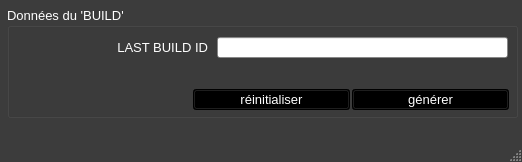
<?xml version="1.0" encoding="UTF-8"?>
<ui version="4.0">
 <class>YerothERPSQLUpgradeWindow</class>
 <widget class="QMainWindow" name="YerothERPSQLUpgradeWindow">
  <property name="geometry">
   <rect>
    <x>0</x>
    <y>0</y>
    <width>522</width>
    <height>162</height>
   </rect>
  </property>
  <property name="palette">
   <palette>
    <active>
     <colorrole role="WindowText">
      <brush brushstyle="SolidPattern">
       <color alpha="255">
        <red>255</red>
        <green>255</green>
        <blue>255</blue>
       </color>
      </brush>
     </colorrole>
     <colorrole role="Button">
      <brush brushstyle="SolidPattern">
       <color alpha="255">
        <red>60</red>
        <green>60</green>
        <blue>60</blue>
       </color>
      </brush>
     </colorrole>
     <colorrole role="Light">
      <brush brushstyle="SolidPattern">
       <color alpha="255">
        <red>90</red>
        <green>90</green>
        <blue>90</blue>
       </color>
      </brush>
     </colorrole>
     <colorrole role="Midlight">
      <brush brushstyle="SolidPattern">
       <color alpha="255">
        <red>75</red>
        <green>75</green>
        <blue>75</blue>
       </color>
      </brush>
     </colorrole>
     <colorrole role="Dark">
      <brush brushstyle="SolidPattern">
       <color alpha="255">
        <red>30</red>
        <green>30</green>
        <blue>30</blue>
       </color>
      </brush>
     </colorrole>
     <colorrole role="Mid">
      <brush brushstyle="SolidPattern">
       <color alpha="255">
        <red>40</red>
        <green>40</green>
        <blue>40</blue>
       </color>
      </brush>
     </colorrole>
     <colorrole role="Text">
      <brush brushstyle="SolidPattern">
       <color alpha="255">
        <red>255</red>
        <green>255</green>
        <blue>255</blue>
       </color>
      </brush>
     </colorrole>
     <colorrole role="BrightText">
      <brush brushstyle="SolidPattern">
       <color alpha="255">
        <red>255</red>
        <green>255</green>
        <blue>255</blue>
       </color>
      </brush>
     </colorrole>
     <colorrole role="ButtonText">
      <brush brushstyle="SolidPattern">
       <color alpha="255">
        <red>255</red>
        <green>255</green>
        <blue>255</blue>
       </color>
      </brush>
     </colorrole>
     <colorrole role="Base">
      <brush brushstyle="SolidPattern">
       <color alpha="255">
        <red>0</red>
        <green>0</green>
        <blue>0</blue>
       </color>
      </brush>
     </colorrole>
     <colorrole role="Window">
      <brush brushstyle="SolidPattern">
       <color alpha="255">
        <red>60</red>
        <green>60</green>
        <blue>60</blue>
       </color>
      </brush>
     </colorrole>
     <colorrole role="Shadow">
      <brush brushstyle="SolidPattern">
       <color alpha="255">
        <red>0</red>
        <green>0</green>
        <blue>0</blue>
       </color>
      </brush>
     </colorrole>
     <colorrole role="AlternateBase">
      <brush brushstyle="SolidPattern">
       <color alpha="255">
        <red>30</red>
        <green>30</green>
        <blue>30</blue>
       </color>
      </brush>
     </colorrole>
     <colorrole role="ToolTipBase">
      <brush brushstyle="SolidPattern">
       <color alpha="255">
        <red>255</red>
        <green>255</green>
        <blue>220</blue>
       </color>
      </brush>
     </colorrole>
     <colorrole role="ToolTipText">
      <brush brushstyle="SolidPattern">
       <color alpha="255">
        <red>0</red>
        <green>0</green>
        <blue>0</blue>
       </color>
      </brush>
     </colorrole>
    </active>
    <inactive>
     <colorrole role="WindowText">
      <brush brushstyle="SolidPattern">
       <color alpha="255">
        <red>255</red>
        <green>255</green>
        <blue>255</blue>
       </color>
      </brush>
     </colorrole>
     <colorrole role="Button">
      <brush brushstyle="SolidPattern">
       <color alpha="255">
        <red>60</red>
        <green>60</green>
        <blue>60</blue>
       </color>
      </brush>
     </colorrole>
     <colorrole role="Light">
      <brush brushstyle="SolidPattern">
       <color alpha="255">
        <red>90</red>
        <green>90</green>
        <blue>90</blue>
       </color>
      </brush>
     </colorrole>
     <colorrole role="Midlight">
      <brush brushstyle="SolidPattern">
       <color alpha="255">
        <red>75</red>
        <green>75</green>
        <blue>75</blue>
       </color>
      </brush>
     </colorrole>
     <colorrole role="Dark">
      <brush brushstyle="SolidPattern">
       <color alpha="255">
        <red>30</red>
        <green>30</green>
        <blue>30</blue>
       </color>
      </brush>
     </colorrole>
     <colorrole role="Mid">
      <brush brushstyle="SolidPattern">
       <color alpha="255">
        <red>40</red>
        <green>40</green>
        <blue>40</blue>
       </color>
      </brush>
     </colorrole>
     <colorrole role="Text">
      <brush brushstyle="SolidPattern">
       <color alpha="255">
        <red>255</red>
        <green>255</green>
        <blue>255</blue>
       </color>
      </brush>
     </colorrole>
     <colorrole role="BrightText">
      <brush brushstyle="SolidPattern">
       <color alpha="255">
        <red>255</red>
        <green>255</green>
        <blue>255</blue>
       </color>
      </brush>
     </colorrole>
     <colorrole role="ButtonText">
      <brush brushstyle="SolidPattern">
       <color alpha="255">
        <red>255</red>
        <green>255</green>
        <blue>255</blue>
       </color>
      </brush>
     </colorrole>
     <colorrole role="Base">
      <brush brushstyle="SolidPattern">
       <color alpha="255">
        <red>0</red>
        <green>0</green>
        <blue>0</blue>
       </color>
      </brush>
     </colorrole>
     <colorrole role="Window">
      <brush brushstyle="SolidPattern">
       <color alpha="255">
        <red>60</red>
        <green>60</green>
        <blue>60</blue>
       </color>
      </brush>
     </colorrole>
     <colorrole role="Shadow">
      <brush brushstyle="SolidPattern">
       <color alpha="255">
        <red>0</red>
        <green>0</green>
        <blue>0</blue>
       </color>
      </brush>
     </colorrole>
     <colorrole role="AlternateBase">
      <brush brushstyle="SolidPattern">
       <color alpha="255">
        <red>30</red>
        <green>30</green>
        <blue>30</blue>
       </color>
      </brush>
     </colorrole>
     <colorrole role="ToolTipBase">
      <brush brushstyle="SolidPattern">
       <color alpha="255">
        <red>255</red>
        <green>255</green>
        <blue>220</blue>
       </color>
      </brush>
     </colorrole>
     <colorrole role="ToolTipText">
      <brush brushstyle="SolidPattern">
       <color alpha="255">
        <red>0</red>
        <green>0</green>
        <blue>0</blue>
       </color>
      </brush>
     </colorrole>
    </inactive>
    <disabled>
     <colorrole role="WindowText">
      <brush brushstyle="SolidPattern">
       <color alpha="255">
        <red>30</red>
        <green>30</green>
        <blue>30</blue>
       </color>
      </brush>
     </colorrole>
     <colorrole role="Button">
      <brush brushstyle="SolidPattern">
       <color alpha="255">
        <red>60</red>
        <green>60</green>
        <blue>60</blue>
       </color>
      </brush>
     </colorrole>
     <colorrole role="Light">
      <brush brushstyle="SolidPattern">
       <color alpha="255">
        <red>90</red>
        <green>90</green>
        <blue>90</blue>
       </color>
      </brush>
     </colorrole>
     <colorrole role="Midlight">
      <brush brushstyle="SolidPattern">
       <color alpha="255">
        <red>75</red>
        <green>75</green>
        <blue>75</blue>
       </color>
      </brush>
     </colorrole>
     <colorrole role="Dark">
      <brush brushstyle="SolidPattern">
       <color alpha="255">
        <red>30</red>
        <green>30</green>
        <blue>30</blue>
       </color>
      </brush>
     </colorrole>
     <colorrole role="Mid">
      <brush brushstyle="SolidPattern">
       <color alpha="255">
        <red>40</red>
        <green>40</green>
        <blue>40</blue>
       </color>
      </brush>
     </colorrole>
     <colorrole role="Text">
      <brush brushstyle="SolidPattern">
       <color alpha="255">
        <red>30</red>
        <green>30</green>
        <blue>30</blue>
       </color>
      </brush>
     </colorrole>
     <colorrole role="BrightText">
      <brush brushstyle="SolidPattern">
       <color alpha="255">
        <red>255</red>
        <green>255</green>
        <blue>255</blue>
       </color>
      </brush>
     </colorrole>
     <colorrole role="ButtonText">
      <brush brushstyle="SolidPattern">
       <color alpha="255">
        <red>30</red>
        <green>30</green>
        <blue>30</blue>
       </color>
      </brush>
     </colorrole>
     <colorrole role="Base">
      <brush brushstyle="SolidPattern">
       <color alpha="255">
        <red>60</red>
        <green>60</green>
        <blue>60</blue>
       </color>
      </brush>
     </colorrole>
     <colorrole role="Window">
      <brush brushstyle="SolidPattern">
       <color alpha="255">
        <red>60</red>
        <green>60</green>
        <blue>60</blue>
       </color>
      </brush>
     </colorrole>
     <colorrole role="Shadow">
      <brush brushstyle="SolidPattern">
       <color alpha="255">
        <red>0</red>
        <green>0</green>
        <blue>0</blue>
       </color>
      </brush>
     </colorrole>
     <colorrole role="AlternateBase">
      <brush brushstyle="SolidPattern">
       <color alpha="255">
        <red>60</red>
        <green>60</green>
        <blue>60</blue>
       </color>
      </brush>
     </colorrole>
     <colorrole role="ToolTipBase">
      <brush brushstyle="SolidPattern">
       <color alpha="255">
        <red>255</red>
        <green>255</green>
        <blue>220</blue>
       </color>
      </brush>
     </colorrole>
     <colorrole role="ToolTipText">
      <brush brushstyle="SolidPattern">
       <color alpha="255">
        <red>0</red>
        <green>0</green>
        <blue>0</blue>
       </color>
      </brush>
     </colorrole>
    </disabled>
   </palette>
  </property>
  <property name="font">
   <font>
    <pointsize>10</pointsize>
   </font>
  </property>
  <property name="windowTitle">
   <string>YEROTH-ERP-3.0 ~ Générer le script 'SQL' pour actualiser la structure de la base de données</string>
  </property>
  <widget class="QWidget" name="centralwidget">
   <widget class="QGroupBox" name="groupBox">
    <property name="geometry">
     <rect>
      <x>7</x>
      <y>7</y>
      <width>511</width>
      <height>111</height>
     </rect>
    </property>
    <property name="title">
     <string>Données du 'BUILD'</string>
    </property>
    <widget class="YerothLineEdit" name="lineEdit_last_build_id">
     <property name="geometry">
      <rect>
       <x>210</x>
       <y>30</y>
       <width>291</width>
       <height>21</height>
      </rect>
     </property>
     <property name="palette">
      <palette>
       <active>
        <colorrole role="WindowText">
         <brush brushstyle="SolidPattern">
          <color alpha="255">
           <red>0</red>
           <green>0</green>
           <blue>0</blue>
          </color>
         </brush>
        </colorrole>
        <colorrole role="Button">
         <brush brushstyle="SolidPattern">
          <color alpha="255">
           <red>189</red>
           <green>189</green>
           <blue>189</blue>
          </color>
         </brush>
        </colorrole>
        <colorrole role="Light">
         <brush brushstyle="SolidPattern">
          <color alpha="255">
           <red>255</red>
           <green>255</green>
           <blue>255</blue>
          </color>
         </brush>
        </colorrole>
        <colorrole role="Midlight">
         <brush brushstyle="SolidPattern">
          <color alpha="255">
           <red>222</red>
           <green>222</green>
           <blue>222</blue>
          </color>
         </brush>
        </colorrole>
        <colorrole role="Dark">
         <brush brushstyle="SolidPattern">
          <color alpha="255">
           <red>94</red>
           <green>94</green>
           <blue>94</blue>
          </color>
         </brush>
        </colorrole>
        <colorrole role="Mid">
         <brush brushstyle="SolidPattern">
          <color alpha="255">
           <red>126</red>
           <green>126</green>
           <blue>126</blue>
          </color>
         </brush>
        </colorrole>
        <colorrole role="Text">
         <brush brushstyle="SolidPattern">
          <color alpha="255">
           <red>0</red>
           <green>0</green>
           <blue>0</blue>
          </color>
         </brush>
        </colorrole>
        <colorrole role="BrightText">
         <brush brushstyle="SolidPattern">
          <color alpha="255">
           <red>255</red>
           <green>255</green>
           <blue>255</blue>
          </color>
         </brush>
        </colorrole>
        <colorrole role="ButtonText">
         <brush brushstyle="SolidPattern">
          <color alpha="255">
           <red>0</red>
           <green>0</green>
           <blue>0</blue>
          </color>
         </brush>
        </colorrole>
        <colorrole role="Base">
         <brush brushstyle="SolidPattern">
          <color alpha="255">
           <red>255</red>
           <green>255</green>
           <blue>255</blue>
          </color>
         </brush>
        </colorrole>
        <colorrole role="Window">
         <brush brushstyle="SolidPattern">
          <color alpha="255">
           <red>189</red>
           <green>189</green>
           <blue>189</blue>
          </color>
         </brush>
        </colorrole>
        <colorrole role="Shadow">
         <brush brushstyle="SolidPattern">
          <color alpha="255">
           <red>0</red>
           <green>0</green>
           <blue>0</blue>
          </color>
         </brush>
        </colorrole>
        <colorrole role="HighlightedText">
         <brush brushstyle="SolidPattern">
          <color alpha="255">
           <red>2</red>
           <green>160</green>
           <blue>70</blue>
          </color>
         </brush>
        </colorrole>
        <colorrole role="AlternateBase">
         <brush brushstyle="SolidPattern">
          <color alpha="255">
           <red>222</red>
           <green>222</green>
           <blue>222</blue>
          </color>
         </brush>
        </colorrole>
        <colorrole role="ToolTipBase">
         <brush brushstyle="SolidPattern">
          <color alpha="255">
           <red>255</red>
           <green>255</green>
           <blue>220</blue>
          </color>
         </brush>
        </colorrole>
        <colorrole role="ToolTipText">
         <brush brushstyle="SolidPattern">
          <color alpha="255">
           <red>0</red>
           <green>0</green>
           <blue>0</blue>
          </color>
         </brush>
        </colorrole>
       </active>
       <inactive>
        <colorrole role="WindowText">
         <brush brushstyle="SolidPattern">
          <color alpha="255">
           <red>0</red>
           <green>0</green>
           <blue>0</blue>
          </color>
         </brush>
        </colorrole>
        <colorrole role="Button">
         <brush brushstyle="SolidPattern">
          <color alpha="255">
           <red>189</red>
           <green>189</green>
           <blue>189</blue>
          </color>
         </brush>
        </colorrole>
        <colorrole role="Light">
         <brush brushstyle="SolidPattern">
          <color alpha="255">
           <red>255</red>
           <green>255</green>
           <blue>255</blue>
          </color>
         </brush>
        </colorrole>
        <colorrole role="Midlight">
         <brush brushstyle="SolidPattern">
          <color alpha="255">
           <red>222</red>
           <green>222</green>
           <blue>222</blue>
          </color>
         </brush>
        </colorrole>
        <colorrole role="Dark">
         <brush brushstyle="SolidPattern">
          <color alpha="255">
           <red>94</red>
           <green>94</green>
           <blue>94</blue>
          </color>
         </brush>
        </colorrole>
        <colorrole role="Mid">
         <brush brushstyle="SolidPattern">
          <color alpha="255">
           <red>126</red>
           <green>126</green>
           <blue>126</blue>
          </color>
         </brush>
        </colorrole>
        <colorrole role="Text">
         <brush brushstyle="SolidPattern">
          <color alpha="255">
           <red>0</red>
           <green>0</green>
           <blue>0</blue>
          </color>
         </brush>
        </colorrole>
        <colorrole role="BrightText">
         <brush brushstyle="SolidPattern">
          <color alpha="255">
           <red>255</red>
           <green>255</green>
           <blue>255</blue>
          </color>
         </brush>
        </colorrole>
        <colorrole role="ButtonText">
         <brush brushstyle="SolidPattern">
          <color alpha="255">
           <red>0</red>
           <green>0</green>
           <blue>0</blue>
          </color>
         </brush>
        </colorrole>
        <colorrole role="Base">
         <brush brushstyle="SolidPattern">
          <color alpha="255">
           <red>255</red>
           <green>255</green>
           <blue>255</blue>
          </color>
         </brush>
        </colorrole>
        <colorrole role="Window">
         <brush brushstyle="SolidPattern">
          <color alpha="255">
           <red>189</red>
           <green>189</green>
           <blue>189</blue>
          </color>
         </brush>
        </colorrole>
        <colorrole role="Shadow">
         <brush brushstyle="SolidPattern">
          <color alpha="255">
           <red>0</red>
           <green>0</green>
           <blue>0</blue>
          </color>
         </brush>
        </colorrole>
        <colorrole role="HighlightedText">
         <brush brushstyle="SolidPattern">
          <color alpha="255">
           <red>2</red>
           <green>160</green>
           <blue>70</blue>
          </color>
         </brush>
        </colorrole>
        <colorrole role="AlternateBase">
         <brush brushstyle="SolidPattern">
          <color alpha="255">
           <red>222</red>
           <green>222</green>
           <blue>222</blue>
          </color>
         </brush>
        </colorrole>
        <colorrole role="ToolTipBase">
         <brush brushstyle="SolidPattern">
          <color alpha="255">
           <red>255</red>
           <green>255</green>
           <blue>220</blue>
          </color>
         </brush>
        </colorrole>
        <colorrole role="ToolTipText">
         <brush brushstyle="SolidPattern">
          <color alpha="255">
           <red>0</red>
           <green>0</green>
           <blue>0</blue>
          </color>
         </brush>
        </colorrole>
       </inactive>
       <disabled>
        <colorrole role="WindowText">
         <brush brushstyle="SolidPattern">
          <color alpha="255">
           <red>94</red>
           <green>94</green>
           <blue>94</blue>
          </color>
         </brush>
        </colorrole>
        <colorrole role="Button">
         <brush brushstyle="SolidPattern">
          <color alpha="255">
           <red>189</red>
           <green>189</green>
           <blue>189</blue>
          </color>
         </brush>
        </colorrole>
        <colorrole role="Light">
         <brush brushstyle="SolidPattern">
          <color alpha="255">
           <red>255</red>
           <green>255</green>
           <blue>255</blue>
          </color>
         </brush>
        </colorrole>
        <colorrole role="Midlight">
         <brush brushstyle="SolidPattern">
          <color alpha="255">
           <red>222</red>
           <green>222</green>
           <blue>222</blue>
          </color>
         </brush>
        </colorrole>
        <colorrole role="Dark">
         <brush brushstyle="SolidPattern">
          <color alpha="255">
           <red>94</red>
           <green>94</green>
           <blue>94</blue>
          </color>
         </brush>
        </colorrole>
        <colorrole role="Mid">
         <brush brushstyle="SolidPattern">
          <color alpha="255">
           <red>126</red>
           <green>126</green>
           <blue>126</blue>
          </color>
         </brush>
        </colorrole>
        <colorrole role="Text">
         <brush brushstyle="SolidPattern">
          <color alpha="255">
           <red>94</red>
           <green>94</green>
           <blue>94</blue>
          </color>
         </brush>
        </colorrole>
        <colorrole role="BrightText">
         <brush brushstyle="SolidPattern">
          <color alpha="255">
           <red>255</red>
           <green>255</green>
           <blue>255</blue>
          </color>
         </brush>
        </colorrole>
        <colorrole role="ButtonText">
         <brush brushstyle="SolidPattern">
          <color alpha="255">
           <red>94</red>
           <green>94</green>
           <blue>94</blue>
          </color>
         </brush>
        </colorrole>
        <colorrole role="Base">
         <brush brushstyle="SolidPattern">
          <color alpha="255">
           <red>189</red>
           <green>189</green>
           <blue>189</blue>
          </color>
         </brush>
        </colorrole>
        <colorrole role="Window">
         <brush brushstyle="SolidPattern">
          <color alpha="255">
           <red>189</red>
           <green>189</green>
           <blue>189</blue>
          </color>
         </brush>
        </colorrole>
        <colorrole role="Shadow">
         <brush brushstyle="SolidPattern">
          <color alpha="255">
           <red>0</red>
           <green>0</green>
           <blue>0</blue>
          </color>
         </brush>
        </colorrole>
        <colorrole role="HighlightedText">
         <brush brushstyle="SolidPattern">
          <color alpha="255">
           <red>2</red>
           <green>160</green>
           <blue>70</blue>
          </color>
         </brush>
        </colorrole>
        <colorrole role="AlternateBase">
         <brush brushstyle="SolidPattern">
          <color alpha="255">
           <red>189</red>
           <green>189</green>
           <blue>189</blue>
          </color>
         </brush>
        </colorrole>
        <colorrole role="ToolTipBase">
         <brush brushstyle="SolidPattern">
          <color alpha="255">
           <red>255</red>
           <green>255</green>
           <blue>220</blue>
          </color>
         </brush>
        </colorrole>
        <colorrole role="ToolTipText">
         <brush brushstyle="SolidPattern">
          <color alpha="255">
           <red>0</red>
           <green>0</green>
           <blue>0</blue>
          </color>
         </brush>
        </colorrole>
       </disabled>
      </palette>
     </property>
     <property name="font">
      <font>
       <pointsize>10</pointsize>
      </font>
     </property>
    </widget>
    <widget class="QLabel" name="label_last_build_id">
     <property name="geometry">
      <rect>
       <x>40</x>
       <y>30</y>
       <width>161</width>
       <height>21</height>
      </rect>
     </property>
     <property name="text">
      <string>LAST BUILD ID</string>
     </property>
     <property name="alignment">
      <set>Qt::AlignRight|Qt::AlignTrailing|Qt::AlignVCenter</set>
     </property>
    </widget>
    <widget class="YerothPushButton" name="pushButton_generer">
     <property name="geometry">
      <rect>
       <x>345</x>
       <y>82</y>
       <width>157</width>
       <height>21</height>
      </rect>
     </property>
     <property name="palette">
      <palette>
       <active>
        <colorrole role="WindowText">
         <brush brushstyle="SolidPattern">
          <color alpha="255">
           <red>255</red>
           <green>255</green>
           <blue>255</blue>
          </color>
         </brush>
        </colorrole>
        <colorrole role="Button">
         <brush brushstyle="SolidPattern">
          <color alpha="255">
           <red>0</red>
           <green>0</green>
           <blue>0</blue>
          </color>
         </brush>
        </colorrole>
        <colorrole role="Light">
         <brush brushstyle="SolidPattern">
          <color alpha="255">
           <red>0</red>
           <green>0</green>
           <blue>0</blue>
          </color>
         </brush>
        </colorrole>
        <colorrole role="Midlight">
         <brush brushstyle="SolidPattern">
          <color alpha="255">
           <red>0</red>
           <green>0</green>
           <blue>0</blue>
          </color>
         </brush>
        </colorrole>
        <colorrole role="Dark">
         <brush brushstyle="SolidPattern">
          <color alpha="255">
           <red>0</red>
           <green>0</green>
           <blue>0</blue>
          </color>
         </brush>
        </colorrole>
        <colorrole role="Mid">
         <brush brushstyle="SolidPattern">
          <color alpha="255">
           <red>0</red>
           <green>0</green>
           <blue>0</blue>
          </color>
         </brush>
        </colorrole>
        <colorrole role="Text">
         <brush brushstyle="SolidPattern">
          <color alpha="255">
           <red>255</red>
           <green>255</green>
           <blue>255</blue>
          </color>
         </brush>
        </colorrole>
        <colorrole role="BrightText">
         <brush brushstyle="SolidPattern">
          <color alpha="255">
           <red>255</red>
           <green>255</green>
           <blue>255</blue>
          </color>
         </brush>
        </colorrole>
        <colorrole role="ButtonText">
         <brush brushstyle="SolidPattern">
          <color alpha="255">
           <red>255</red>
           <green>255</green>
           <blue>255</blue>
          </color>
         </brush>
        </colorrole>
        <colorrole role="Base">
         <brush brushstyle="SolidPattern">
          <color alpha="255">
           <red>0</red>
           <green>0</green>
           <blue>0</blue>
          </color>
         </brush>
        </colorrole>
        <colorrole role="Window">
         <brush brushstyle="SolidPattern">
          <color alpha="255">
           <red>0</red>
           <green>0</green>
           <blue>0</blue>
          </color>
         </brush>
        </colorrole>
        <colorrole role="Shadow">
         <brush brushstyle="SolidPattern">
          <color alpha="255">
           <red>0</red>
           <green>0</green>
           <blue>0</blue>
          </color>
         </brush>
        </colorrole>
        <colorrole role="AlternateBase">
         <brush brushstyle="SolidPattern">
          <color alpha="255">
           <red>0</red>
           <green>0</green>
           <blue>0</blue>
          </color>
         </brush>
        </colorrole>
        <colorrole role="ToolTipBase">
         <brush brushstyle="SolidPattern">
          <color alpha="255">
           <red>255</red>
           <green>255</green>
           <blue>220</blue>
          </color>
         </brush>
        </colorrole>
        <colorrole role="ToolTipText">
         <brush brushstyle="SolidPattern">
          <color alpha="255">
           <red>0</red>
           <green>0</green>
           <blue>0</blue>
          </color>
         </brush>
        </colorrole>
       </active>
       <inactive>
        <colorrole role="WindowText">
         <brush brushstyle="SolidPattern">
          <color alpha="255">
           <red>255</red>
           <green>255</green>
           <blue>255</blue>
          </color>
         </brush>
        </colorrole>
        <colorrole role="Button">
         <brush brushstyle="SolidPattern">
          <color alpha="255">
           <red>0</red>
           <green>0</green>
           <blue>0</blue>
          </color>
         </brush>
        </colorrole>
        <colorrole role="Light">
         <brush brushstyle="SolidPattern">
          <color alpha="255">
           <red>0</red>
           <green>0</green>
           <blue>0</blue>
          </color>
         </brush>
        </colorrole>
        <colorrole role="Midlight">
         <brush brushstyle="SolidPattern">
          <color alpha="255">
           <red>0</red>
           <green>0</green>
           <blue>0</blue>
          </color>
         </brush>
        </colorrole>
        <colorrole role="Dark">
         <brush brushstyle="SolidPattern">
          <color alpha="255">
           <red>0</red>
           <green>0</green>
           <blue>0</blue>
          </color>
         </brush>
        </colorrole>
        <colorrole role="Mid">
         <brush brushstyle="SolidPattern">
          <color alpha="255">
           <red>0</red>
           <green>0</green>
           <blue>0</blue>
          </color>
         </brush>
        </colorrole>
        <colorrole role="Text">
         <brush brushstyle="SolidPattern">
          <color alpha="255">
           <red>255</red>
           <green>255</green>
           <blue>255</blue>
          </color>
         </brush>
        </colorrole>
        <colorrole role="BrightText">
         <brush brushstyle="SolidPattern">
          <color alpha="255">
           <red>255</red>
           <green>255</green>
           <blue>255</blue>
          </color>
         </brush>
        </colorrole>
        <colorrole role="ButtonText">
         <brush brushstyle="SolidPattern">
          <color alpha="255">
           <red>255</red>
           <green>255</green>
           <blue>255</blue>
          </color>
         </brush>
        </colorrole>
        <colorrole role="Base">
         <brush brushstyle="SolidPattern">
          <color alpha="255">
           <red>0</red>
           <green>0</green>
           <blue>0</blue>
          </color>
         </brush>
        </colorrole>
        <colorrole role="Window">
         <brush brushstyle="SolidPattern">
          <color alpha="255">
           <red>0</red>
           <green>0</green>
           <blue>0</blue>
          </color>
         </brush>
        </colorrole>
        <colorrole role="Shadow">
         <brush brushstyle="SolidPattern">
          <color alpha="255">
           <red>0</red>
           <green>0</green>
           <blue>0</blue>
          </color>
         </brush>
        </colorrole>
        <colorrole role="AlternateBase">
         <brush brushstyle="SolidPattern">
          <color alpha="255">
           <red>0</red>
           <green>0</green>
           <blue>0</blue>
          </color>
         </brush>
        </colorrole>
        <colorrole role="ToolTipBase">
         <brush brushstyle="SolidPattern">
          <color alpha="255">
           <red>255</red>
           <green>255</green>
           <blue>220</blue>
          </color>
         </brush>
        </colorrole>
        <colorrole role="ToolTipText">
         <brush brushstyle="SolidPattern">
          <color alpha="255">
           <red>0</red>
           <green>0</green>
           <blue>0</blue>
          </color>
         </brush>
        </colorrole>
       </inactive>
       <disabled>
        <colorrole role="WindowText">
         <brush brushstyle="SolidPattern">
          <color alpha="255">
           <red>0</red>
           <green>0</green>
           <blue>0</blue>
          </color>
         </brush>
        </colorrole>
        <colorrole role="Button">
         <brush brushstyle="SolidPattern">
          <color alpha="255">
           <red>0</red>
           <green>0</green>
           <blue>0</blue>
          </color>
         </brush>
        </colorrole>
        <colorrole role="Light">
         <brush brushstyle="SolidPattern">
          <color alpha="255">
           <red>0</red>
           <green>0</green>
           <blue>0</blue>
          </color>
         </brush>
        </colorrole>
        <colorrole role="Midlight">
         <brush brushstyle="SolidPattern">
          <color alpha="255">
           <red>0</red>
           <green>0</green>
           <blue>0</blue>
          </color>
         </brush>
        </colorrole>
        <colorrole role="Dark">
         <brush brushstyle="SolidPattern">
          <color alpha="255">
           <red>0</red>
           <green>0</green>
           <blue>0</blue>
          </color>
         </brush>
        </colorrole>
        <colorrole role="Mid">
         <brush brushstyle="SolidPattern">
          <color alpha="255">
           <red>0</red>
           <green>0</green>
           <blue>0</blue>
          </color>
         </brush>
        </colorrole>
        <colorrole role="Text">
         <brush brushstyle="SolidPattern">
          <color alpha="255">
           <red>0</red>
           <green>0</green>
           <blue>0</blue>
          </color>
         </brush>
        </colorrole>
        <colorrole role="BrightText">
         <brush brushstyle="SolidPattern">
          <color alpha="255">
           <red>255</red>
           <green>255</green>
           <blue>255</blue>
          </color>
         </brush>
        </colorrole>
        <colorrole role="ButtonText">
         <brush brushstyle="SolidPattern">
          <color alpha="255">
           <red>0</red>
           <green>0</green>
           <blue>0</blue>
          </color>
         </brush>
        </colorrole>
        <colorrole role="Base">
         <brush brushstyle="SolidPattern">
          <color alpha="255">
           <red>0</red>
           <green>0</green>
           <blue>0</blue>
          </color>
         </brush>
        </colorrole>
        <colorrole role="Window">
         <brush brushstyle="SolidPattern">
          <color alpha="255">
           <red>0</red>
           <green>0</green>
           <blue>0</blue>
          </color>
         </brush>
        </colorrole>
        <colorrole role="Shadow">
         <brush brushstyle="SolidPattern">
          <color alpha="255">
           <red>0</red>
           <green>0</green>
           <blue>0</blue>
          </color>
         </brush>
        </colorrole>
        <colorrole role="AlternateBase">
         <brush brushstyle="SolidPattern">
          <color alpha="255">
           <red>0</red>
           <green>0</green>
           <blue>0</blue>
          </color>
         </brush>
        </colorrole>
        <colorrole role="ToolTipBase">
         <brush brushstyle="SolidPattern">
          <color alpha="255">
           <red>255</red>
           <green>255</green>
           <blue>220</blue>
          </color>
         </brush>
        </colorrole>
        <colorrole role="ToolTipText">
         <brush brushstyle="SolidPattern">
          <color alpha="255">
           <red>0</red>
           <green>0</green>
           <blue>0</blue>
          </color>
         </brush>
        </colorrole>
       </disabled>
      </palette>
     </property>
     <property name="font">
      <font>
       <weight>50</weight>
       <bold>false</bold>
      </font>
     </property>
     <property name="text">
      <string>générer</string>
     </property>
    </widget>
    <widget class="YerothPushButton" name="pushButton_reinitialiser">
     <property name="geometry">
      <rect>
       <x>186</x>
       <y>82</y>
       <width>157</width>
       <height>21</height>
      </rect>
     </property>
     <property name="palette">
      <palette>
       <active>
        <colorrole role="WindowText">
         <brush brushstyle="SolidPattern">
          <color alpha="255">
           <red>255</red>
           <green>255</green>
           <blue>255</blue>
          </color>
         </brush>
        </colorrole>
        <colorrole role="Button">
         <brush brushstyle="SolidPattern">
          <color alpha="255">
           <red>0</red>
           <green>0</green>
           <blue>0</blue>
          </color>
         </brush>
        </colorrole>
        <colorrole role="Light">
         <brush brushstyle="SolidPattern">
          <color alpha="255">
           <red>0</red>
           <green>0</green>
           <blue>0</blue>
          </color>
         </brush>
        </colorrole>
        <colorrole role="Midlight">
         <brush brushstyle="SolidPattern">
          <color alpha="255">
           <red>0</red>
           <green>0</green>
           <blue>0</blue>
          </color>
         </brush>
        </colorrole>
        <colorrole role="Dark">
         <brush brushstyle="SolidPattern">
          <color alpha="255">
           <red>0</red>
           <green>0</green>
           <blue>0</blue>
          </color>
         </brush>
        </colorrole>
        <colorrole role="Mid">
         <brush brushstyle="SolidPattern">
          <color alpha="255">
           <red>0</red>
           <green>0</green>
           <blue>0</blue>
          </color>
         </brush>
        </colorrole>
        <colorrole role="Text">
         <brush brushstyle="SolidPattern">
          <color alpha="255">
           <red>255</red>
           <green>255</green>
           <blue>255</blue>
          </color>
         </brush>
        </colorrole>
        <colorrole role="BrightText">
         <brush brushstyle="SolidPattern">
          <color alpha="255">
           <red>255</red>
           <green>255</green>
           <blue>255</blue>
          </color>
         </brush>
        </colorrole>
        <colorrole role="ButtonText">
         <brush brushstyle="SolidPattern">
          <color alpha="255">
           <red>255</red>
           <green>255</green>
           <blue>255</blue>
          </color>
         </brush>
        </colorrole>
        <colorrole role="Base">
         <brush brushstyle="SolidPattern">
          <color alpha="255">
           <red>0</red>
           <green>0</green>
           <blue>0</blue>
          </color>
         </brush>
        </colorrole>
        <colorrole role="Window">
         <brush brushstyle="SolidPattern">
          <color alpha="255">
           <red>0</red>
           <green>0</green>
           <blue>0</blue>
          </color>
         </brush>
        </colorrole>
        <colorrole role="Shadow">
         <brush brushstyle="SolidPattern">
          <color alpha="255">
           <red>0</red>
           <green>0</green>
           <blue>0</blue>
          </color>
         </brush>
        </colorrole>
        <colorrole role="AlternateBase">
         <brush brushstyle="SolidPattern">
          <color alpha="255">
           <red>0</red>
           <green>0</green>
           <blue>0</blue>
          </color>
         </brush>
        </colorrole>
        <colorrole role="ToolTipBase">
         <brush brushstyle="SolidPattern">
          <color alpha="255">
           <red>255</red>
           <green>255</green>
           <blue>220</blue>
          </color>
         </brush>
        </colorrole>
        <colorrole role="ToolTipText">
         <brush brushstyle="SolidPattern">
          <color alpha="255">
           <red>0</red>
           <green>0</green>
           <blue>0</blue>
          </color>
         </brush>
        </colorrole>
       </active>
       <inactive>
        <colorrole role="WindowText">
         <brush brushstyle="SolidPattern">
          <color alpha="255">
           <red>255</red>
           <green>255</green>
           <blue>255</blue>
          </color>
         </brush>
        </colorrole>
        <colorrole role="Button">
         <brush brushstyle="SolidPattern">
          <color alpha="255">
           <red>0</red>
           <green>0</green>
           <blue>0</blue>
          </color>
         </brush>
        </colorrole>
        <colorrole role="Light">
         <brush brushstyle="SolidPattern">
          <color alpha="255">
           <red>0</red>
           <green>0</green>
           <blue>0</blue>
          </color>
         </brush>
        </colorrole>
        <colorrole role="Midlight">
         <brush brushstyle="SolidPattern">
          <color alpha="255">
           <red>0</red>
           <green>0</green>
           <blue>0</blue>
          </color>
         </brush>
        </colorrole>
        <colorrole role="Dark">
         <brush brushstyle="SolidPattern">
          <color alpha="255">
           <red>0</red>
           <green>0</green>
           <blue>0</blue>
          </color>
         </brush>
        </colorrole>
        <colorrole role="Mid">
         <brush brushstyle="SolidPattern">
          <color alpha="255">
           <red>0</red>
           <green>0</green>
           <blue>0</blue>
          </color>
         </brush>
        </colorrole>
        <colorrole role="Text">
         <brush brushstyle="SolidPattern">
          <color alpha="255">
           <red>255</red>
           <green>255</green>
           <blue>255</blue>
          </color>
         </brush>
        </colorrole>
        <colorrole role="BrightText">
         <brush brushstyle="SolidPattern">
          <color alpha="255">
           <red>255</red>
           <green>255</green>
           <blue>255</blue>
          </color>
         </brush>
        </colorrole>
        <colorrole role="ButtonText">
         <brush brushstyle="SolidPattern">
          <color alpha="255">
           <red>255</red>
           <green>255</green>
           <blue>255</blue>
          </color>
         </brush>
        </colorrole>
        <colorrole role="Base">
         <brush brushstyle="SolidPattern">
          <color alpha="255">
           <red>0</red>
           <green>0</green>
           <blue>0</blue>
          </color>
         </brush>
        </colorrole>
        <colorrole role="Window">
         <brush brushstyle="SolidPattern">
          <color alpha="255">
           <red>0</red>
           <green>0</green>
           <blue>0</blue>
          </color>
         </brush>
        </colorrole>
        <colorrole role="Shadow">
         <brush brushstyle="SolidPattern">
          <color alpha="255">
           <red>0</red>
           <green>0</green>
           <blue>0</blue>
          </color>
         </brush>
        </colorrole>
        <colorrole role="AlternateBase">
         <brush brushstyle="SolidPattern">
          <color alpha="255">
           <red>0</red>
           <green>0</green>
           <blue>0</blue>
          </color>
         </brush>
        </colorrole>
        <colorrole role="ToolTipBase">
         <brush brushstyle="SolidPattern">
          <color alpha="255">
           <red>255</red>
           <green>255</green>
           <blue>220</blue>
          </color>
         </brush>
        </colorrole>
        <colorrole role="ToolTipText">
         <brush brushstyle="SolidPattern">
          <color alpha="255">
           <red>0</red>
           <green>0</green>
           <blue>0</blue>
          </color>
         </brush>
        </colorrole>
       </inactive>
       <disabled>
        <colorrole role="WindowText">
         <brush brushstyle="SolidPattern">
          <color alpha="255">
           <red>0</red>
           <green>0</green>
           <blue>0</blue>
          </color>
         </brush>
        </colorrole>
        <colorrole role="Button">
         <brush brushstyle="SolidPattern">
          <color alpha="255">
           <red>0</red>
           <green>0</green>
           <blue>0</blue>
          </color>
         </brush>
        </colorrole>
        <colorrole role="Light">
         <brush brushstyle="SolidPattern">
          <color alpha="255">
           <red>0</red>
           <green>0</green>
           <blue>0</blue>
          </color>
         </brush>
        </colorrole>
        <colorrole role="Midlight">
         <brush brushstyle="SolidPattern">
          <color alpha="255">
           <red>0</red>
           <green>0</green>
           <blue>0</blue>
          </color>
         </brush>
        </colorrole>
        <colorrole role="Dark">
         <brush brushstyle="SolidPattern">
          <color alpha="255">
           <red>0</red>
           <green>0</green>
           <blue>0</blue>
          </color>
         </brush>
        </colorrole>
        <colorrole role="Mid">
         <brush brushstyle="SolidPattern">
          <color alpha="255">
           <red>0</red>
           <green>0</green>
           <blue>0</blue>
          </color>
         </brush>
        </colorrole>
        <colorrole role="Text">
         <brush brushstyle="SolidPattern">
          <color alpha="255">
           <red>0</red>
           <green>0</green>
           <blue>0</blue>
          </color>
         </brush>
        </colorrole>
        <colorrole role="BrightText">
         <brush brushstyle="SolidPattern">
          <color alpha="255">
           <red>255</red>
           <green>255</green>
           <blue>255</blue>
          </color>
         </brush>
        </colorrole>
        <colorrole role="ButtonText">
         <brush brushstyle="SolidPattern">
          <color alpha="255">
           <red>0</red>
           <green>0</green>
           <blue>0</blue>
          </color>
         </brush>
        </colorrole>
        <colorrole role="Base">
         <brush brushstyle="SolidPattern">
          <color alpha="255">
           <red>0</red>
           <green>0</green>
           <blue>0</blue>
          </color>
         </brush>
        </colorrole>
        <colorrole role="Window">
         <brush brushstyle="SolidPattern">
          <color alpha="255">
           <red>0</red>
           <green>0</green>
           <blue>0</blue>
          </color>
         </brush>
        </colorrole>
        <colorrole role="Shadow">
         <brush brushstyle="SolidPattern">
          <color alpha="255">
           <red>0</red>
           <green>0</green>
           <blue>0</blue>
          </color>
         </brush>
        </colorrole>
        <colorrole role="AlternateBase">
         <brush brushstyle="SolidPattern">
          <color alpha="255">
           <red>0</red>
           <green>0</green>
           <blue>0</blue>
          </color>
         </brush>
        </colorrole>
        <colorrole role="ToolTipBase">
         <brush brushstyle="SolidPattern">
          <color alpha="255">
           <red>255</red>
           <green>255</green>
           <blue>220</blue>
          </color>
         </brush>
        </colorrole>
        <colorrole role="ToolTipText">
         <brush brushstyle="SolidPattern">
          <color alpha="255">
           <red>0</red>
           <green>0</green>
           <blue>0</blue>
          </color>
         </brush>
        </colorrole>
       </disabled>
      </palette>
     </property>
     <property name="font">
      <font>
       <weight>50</weight>
       <bold>false</bold>
      </font>
     </property>
     <property name="text">
      <string>réinitialiser</string>
     </property>
    </widget>
   </widget>
  </widget>
  <widget class="QMenuBar" name="menubar">
   <property name="geometry">
    <rect>
     <x>0</x>
     <y>0</y>
     <width>522</width>
     <height>21</height>
    </rect>
   </property>
  </widget>
  <widget class="QStatusBar" name="statusbar"/>
 </widget>
 <customwidgets>
  <customwidget>
   <class>YerothPushButton</class>
   <extends>QPushButton</extends>
   <header>src/widgets/yeroth-erp-push-button.hpp</header>
   <slots>
    <slot>handleItemModification(QModelIndex)</slot>
   </slots>
  </customwidget>
  <customwidget>
   <class>YerothLineEdit</class>
   <extends>QLineEdit</extends>
   <header>src/widgets/yeroth-erp-line-edit.hpp</header>
  </customwidget>
 </customwidgets>
 <resources/>
 <connections/>
</ui>
